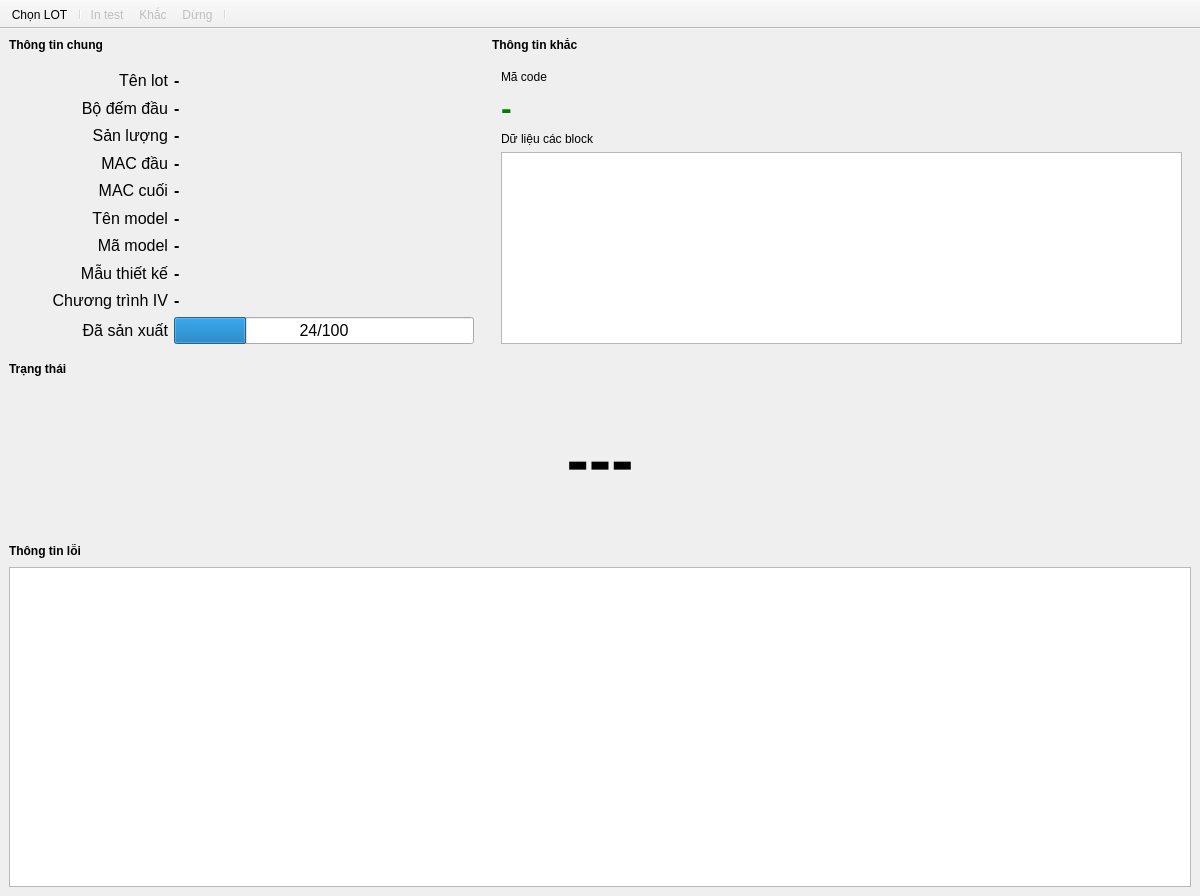
<?xml version="1.0" encoding="UTF-8"?>
<ui version="4.0">
 <class>MarkWindow</class>
 <widget class="QMainWindow" name="MarkWindow">
  <property name="geometry">
   <rect>
    <x>0</x>
    <y>0</y>
    <width>1200</width>
    <height>896</height>
   </rect>
  </property>
  <property name="windowTitle">
   <string>MainWindow</string>
  </property>
  <widget class="QWidget" name="centralwidget">
   <layout class="QGridLayout" name="gridLayout_2">
    <property name="leftMargin">
     <number>9</number>
    </property>
    <property name="topMargin">
     <number>9</number>
    </property>
    <property name="rightMargin">
     <number>9</number>
    </property>
    <property name="bottomMargin">
     <number>9</number>
    </property>
    <property name="spacing">
     <number>9</number>
    </property>
    <item row="2" column="0" colspan="2">
     <widget class="QLabel" name="label_14">
      <property name="font">
       <font>
        <bold>true</bold>
       </font>
      </property>
      <property name="text">
       <string>Trạng thái</string>
      </property>
     </widget>
    </item>
    <item row="5" column="0" colspan="2">
     <widget class="HxTableView" name="tbvErrors">
      <property name="editTriggers">
       <set>QAbstractItemView::EditTrigger::NoEditTriggers</set>
      </property>
      <attribute name="horizontalHeaderMinimumSectionSize">
       <number>125</number>
      </attribute>
      <attribute name="horizontalHeaderStretchLastSection">
       <bool>true</bool>
      </attribute>
      <attribute name="verticalHeaderDefaultSectionSize">
       <number>24</number>
      </attribute>
     </widget>
    </item>
    <item row="1" column="0">
     <widget class="QWidget" name="widget_2" native="true">
      <property name="sizePolicy">
       <sizepolicy hsizetype="Fixed" vsizetype="Preferred">
        <horstretch>0</horstretch>
        <verstretch>0</verstretch>
       </sizepolicy>
      </property>
      <layout class="QGridLayout" name="gridLayout_4">
       <item row="7" column="0">
        <widget class="QLabel" name="label_6">
         <property name="font">
          <font>
           <pointsize>12</pointsize>
           <bold>false</bold>
          </font>
         </property>
         <property name="text">
          <string>Mẫu thiết kế</string>
         </property>
         <property name="alignment">
          <set>Qt::AlignmentFlag::AlignRight|Qt::AlignmentFlag::AlignTrailing|Qt::AlignmentFlag::AlignVCenter</set>
         </property>
        </widget>
       </item>
       <item row="1" column="1">
        <widget class="QLabel" name="lblCounterStart">
         <property name="font">
          <font>
           <pointsize>12</pointsize>
           <bold>true</bold>
          </font>
         </property>
         <property name="text">
          <string>-</string>
         </property>
        </widget>
       </item>
       <item row="6" column="0">
        <widget class="QLabel" name="label_3">
         <property name="font">
          <font>
           <pointsize>12</pointsize>
           <bold>false</bold>
          </font>
         </property>
         <property name="text">
          <string>Mã model</string>
         </property>
         <property name="alignment">
          <set>Qt::AlignmentFlag::AlignRight|Qt::AlignmentFlag::AlignTrailing|Qt::AlignmentFlag::AlignVCenter</set>
         </property>
        </widget>
       </item>
       <item row="8" column="1">
        <widget class="QLabel" name="lblIVProgram">
         <property name="font">
          <font>
           <pointsize>12</pointsize>
           <bold>true</bold>
          </font>
         </property>
         <property name="text">
          <string>-</string>
         </property>
         <property name="alignment">
          <set>Qt::AlignmentFlag::AlignLeading|Qt::AlignmentFlag::AlignLeft|Qt::AlignmentFlag::AlignVCenter</set>
         </property>
        </widget>
       </item>
       <item row="2" column="1">
        <widget class="QLabel" name="lblQuantity">
         <property name="font">
          <font>
           <pointsize>12</pointsize>
           <bold>true</bold>
          </font>
         </property>
         <property name="text">
          <string>-</string>
         </property>
        </widget>
       </item>
       <item row="7" column="1">
        <widget class="QLabel" name="lblDesign">
         <property name="font">
          <font>
           <pointsize>12</pointsize>
           <bold>true</bold>
          </font>
         </property>
         <property name="text">
          <string>-</string>
         </property>
         <property name="alignment">
          <set>Qt::AlignmentFlag::AlignLeading|Qt::AlignmentFlag::AlignLeft|Qt::AlignmentFlag::AlignVCenter</set>
         </property>
        </widget>
       </item>
       <item row="2" column="0">
        <widget class="QLabel" name="label_11">
         <property name="font">
          <font>
           <pointsize>12</pointsize>
           <bold>false</bold>
          </font>
         </property>
         <property name="text">
          <string>Sản lượng</string>
         </property>
         <property name="alignment">
          <set>Qt::AlignmentFlag::AlignRight|Qt::AlignmentFlag::AlignTrailing|Qt::AlignmentFlag::AlignVCenter</set>
         </property>
        </widget>
       </item>
       <item row="4" column="1">
        <widget class="QLabel" name="lblSerialEnd">
         <property name="font">
          <font>
           <pointsize>12</pointsize>
           <bold>true</bold>
          </font>
         </property>
         <property name="text">
          <string>-</string>
         </property>
        </widget>
       </item>
       <item row="5" column="1">
        <widget class="QLabel" name="lblModelName">
         <property name="font">
          <font>
           <pointsize>12</pointsize>
           <bold>true</bold>
          </font>
         </property>
         <property name="text">
          <string>-</string>
         </property>
        </widget>
       </item>
       <item row="6" column="1">
        <widget class="QLabel" name="lblModelCode">
         <property name="font">
          <font>
           <pointsize>12</pointsize>
           <bold>true</bold>
          </font>
         </property>
         <property name="text">
          <string>-</string>
         </property>
        </widget>
       </item>
       <item row="3" column="1">
        <widget class="QLabel" name="lblSerialStart">
         <property name="font">
          <font>
           <pointsize>12</pointsize>
           <bold>true</bold>
          </font>
         </property>
         <property name="text">
          <string>-</string>
         </property>
        </widget>
       </item>
       <item row="4" column="0">
        <widget class="QLabel" name="label_5">
         <property name="font">
          <font>
           <pointsize>12</pointsize>
           <bold>false</bold>
          </font>
         </property>
         <property name="text">
          <string>MAC cuối</string>
         </property>
         <property name="alignment">
          <set>Qt::AlignmentFlag::AlignRight|Qt::AlignmentFlag::AlignTrailing|Qt::AlignmentFlag::AlignVCenter</set>
         </property>
        </widget>
       </item>
       <item row="5" column="0">
        <widget class="QLabel" name="label_2">
         <property name="font">
          <font>
           <pointsize>12</pointsize>
           <bold>false</bold>
          </font>
         </property>
         <property name="text">
          <string>Tên model</string>
         </property>
         <property name="alignment">
          <set>Qt::AlignmentFlag::AlignRight|Qt::AlignmentFlag::AlignTrailing|Qt::AlignmentFlag::AlignVCenter</set>
         </property>
        </widget>
       </item>
       <item row="1" column="0">
        <widget class="QLabel" name="label_13">
         <property name="font">
          <font>
           <pointsize>12</pointsize>
           <bold>false</bold>
          </font>
         </property>
         <property name="text">
          <string>Bộ đếm đầu</string>
         </property>
         <property name="alignment">
          <set>Qt::AlignmentFlag::AlignRight|Qt::AlignmentFlag::AlignTrailing|Qt::AlignmentFlag::AlignVCenter</set>
         </property>
        </widget>
       </item>
       <item row="0" column="0">
        <widget class="QLabel" name="label">
         <property name="minimumSize">
          <size>
           <width>150</width>
           <height>0</height>
          </size>
         </property>
         <property name="font">
          <font>
           <pointsize>12</pointsize>
           <bold>false</bold>
          </font>
         </property>
         <property name="text">
          <string>Tên lot</string>
         </property>
         <property name="alignment">
          <set>Qt::AlignmentFlag::AlignRight|Qt::AlignmentFlag::AlignTrailing|Qt::AlignmentFlag::AlignVCenter</set>
         </property>
        </widget>
       </item>
       <item row="3" column="0">
        <widget class="QLabel" name="label_4">
         <property name="font">
          <font>
           <pointsize>12</pointsize>
           <bold>false</bold>
          </font>
         </property>
         <property name="text">
          <string>MAC đầu</string>
         </property>
         <property name="alignment">
          <set>Qt::AlignmentFlag::AlignRight|Qt::AlignmentFlag::AlignTrailing|Qt::AlignmentFlag::AlignVCenter</set>
         </property>
        </widget>
       </item>
       <item row="0" column="1">
        <widget class="QLabel" name="lblLotName">
         <property name="minimumSize">
          <size>
           <width>300</width>
           <height>0</height>
          </size>
         </property>
         <property name="font">
          <font>
           <pointsize>12</pointsize>
           <bold>true</bold>
          </font>
         </property>
         <property name="text">
          <string>-</string>
         </property>
        </widget>
       </item>
       <item row="8" column="0">
        <widget class="QLabel" name="label_7">
         <property name="font">
          <font>
           <pointsize>12</pointsize>
           <bold>false</bold>
          </font>
         </property>
         <property name="text">
          <string>Chương trình IV</string>
         </property>
         <property name="alignment">
          <set>Qt::AlignmentFlag::AlignRight|Qt::AlignmentFlag::AlignTrailing|Qt::AlignmentFlag::AlignVCenter</set>
         </property>
        </widget>
       </item>
       <item row="9" column="0">
        <widget class="QLabel" name="label_10">
         <property name="minimumSize">
          <size>
           <width>150</width>
           <height>0</height>
          </size>
         </property>
         <property name="font">
          <font>
           <pointsize>12</pointsize>
           <bold>false</bold>
          </font>
         </property>
         <property name="text">
          <string>Đã sản xuất</string>
         </property>
         <property name="alignment">
          <set>Qt::AlignmentFlag::AlignRight|Qt::AlignmentFlag::AlignTrailing|Qt::AlignmentFlag::AlignVCenter</set>
         </property>
        </widget>
       </item>
       <item row="9" column="1">
        <widget class="QProgressBar" name="pgbProgress">
         <property name="font">
          <font>
           <pointsize>12</pointsize>
           <bold>false</bold>
          </font>
         </property>
         <property name="value">
          <number>24</number>
         </property>
         <property name="alignment">
          <set>Qt::AlignmentFlag::AlignCenter</set>
         </property>
         <property name="textDirection">
          <enum>QProgressBar::Direction::TopToBottom</enum>
         </property>
         <property name="format">
          <string>%v/%m</string>
         </property>
        </widget>
       </item>
      </layout>
     </widget>
    </item>
    <item row="1" column="1">
     <widget class="QWidget" name="widget" native="true">
      <property name="sizePolicy">
       <sizepolicy hsizetype="Expanding" vsizetype="Preferred">
        <horstretch>0</horstretch>
        <verstretch>0</verstretch>
       </sizepolicy>
      </property>
      <property name="minimumSize">
       <size>
        <width>0</width>
        <height>53</height>
       </size>
      </property>
      <layout class="QGridLayout" name="gridLayout_3">
       <item row="1" column="0" colspan="2">
        <widget class="QLabel" name="lblBarcode">
         <property name="font">
          <font>
           <pointsize>-1</pointsize>
           <bold>true</bold>
          </font>
         </property>
         <property name="styleSheet">
          <string notr="true">color:green;
font-size:32px;</string>
         </property>
         <property name="text">
          <string>-</string>
         </property>
        </widget>
       </item>
       <item row="0" column="1">
        <widget class="QLabel" name="lblFormat">
         <property name="sizePolicy">
          <sizepolicy hsizetype="Expanding" vsizetype="Preferred">
           <horstretch>0</horstretch>
           <verstretch>0</verstretch>
          </sizepolicy>
         </property>
         <property name="styleSheet">
          <string notr="true">color:rgb(0, 85, 255)</string>
         </property>
         <property name="text">
          <string/>
         </property>
        </widget>
       </item>
       <item row="0" column="0">
        <widget class="QLabel" name="label_8">
         <property name="text">
          <string>Mã code</string>
         </property>
        </widget>
       </item>
       <item row="3" column="0" colspan="2">
        <widget class="HxTableView" name="tbvBlocks">
         <property name="sizePolicy">
          <sizepolicy hsizetype="Expanding" vsizetype="Preferred">
           <horstretch>0</horstretch>
           <verstretch>0</verstretch>
          </sizepolicy>
         </property>
         <property name="font">
          <font>
           <pointsize>16</pointsize>
          </font>
         </property>
         <property name="editTriggers">
          <set>QAbstractItemView::EditTrigger::NoEditTriggers</set>
         </property>
         <attribute name="horizontalHeaderVisible">
          <bool>false</bool>
         </attribute>
         <attribute name="horizontalHeaderStretchLastSection">
          <bool>true</bool>
         </attribute>
         <attribute name="verticalHeaderVisible">
          <bool>false</bool>
         </attribute>
        </widget>
       </item>
       <item row="2" column="0" colspan="2">
        <widget class="QLabel" name="label_9">
         <property name="text">
          <string>Dữ liệu các block</string>
         </property>
        </widget>
       </item>
      </layout>
     </widget>
    </item>
    <item row="4" column="0">
     <widget class="QLabel" name="label_12">
      <property name="font">
       <font>
        <bold>true</bold>
       </font>
      </property>
      <property name="text">
       <string>Thông tin lỗi</string>
      </property>
     </widget>
    </item>
    <item row="3" column="0" colspan="2">
     <widget class="QLabel" name="lblStatus">
      <property name="minimumSize">
       <size>
        <width>0</width>
        <height>150</height>
       </size>
      </property>
      <property name="font">
       <font>
        <pointsize>50</pointsize>
        <bold>true</bold>
       </font>
      </property>
      <property name="text">
       <string>---</string>
      </property>
      <property name="alignment">
       <set>Qt::AlignmentFlag::AlignCenter</set>
      </property>
     </widget>
    </item>
    <item row="0" column="1">
     <widget class="QLabel" name="label_16">
      <property name="font">
       <font>
        <bold>true</bold>
       </font>
      </property>
      <property name="text">
       <string>Thông tin khắc</string>
      </property>
     </widget>
    </item>
    <item row="0" column="0">
     <widget class="QLabel" name="label_15">
      <property name="font">
       <font>
        <bold>true</bold>
       </font>
      </property>
      <property name="text">
       <string>Thông tin chung</string>
      </property>
     </widget>
    </item>
   </layout>
  </widget>
  <widget class="QToolBar" name="toolBar">
   <property name="windowTitle">
    <string>toolBar</string>
   </property>
   <property name="movable">
    <bool>false</bool>
   </property>
   <property name="iconSize">
    <size>
     <width>24</width>
     <height>24</height>
    </size>
   </property>
   <property name="toolButtonStyle">
    <enum>Qt::ToolButtonStyle::ToolButtonTextBesideIcon</enum>
   </property>
   <attribute name="toolBarArea">
    <enum>TopToolBarArea</enum>
   </attribute>
   <attribute name="toolBarBreak">
    <bool>false</bool>
   </attribute>
   <addaction name="actionSelect"/>
   <addaction name="separator"/>
   <addaction name="actionMark"/>
   <addaction name="actionRun"/>
   <addaction name="actionStop"/>
   <addaction name="separator"/>
  </widget>
  <action name="actionRun">
   <property name="enabled">
    <bool>false</bool>
   </property>
   <property name="icon">
    <iconset resource="../Assets/Icons/icons.qrc">
     <normaloff>:/flash_on_48px.png</normaloff>:/flash_on_48px.png</iconset>
   </property>
   <property name="text">
    <string>Khắc</string>
   </property>
   <property name="toolTip">
    <string>&lt;html&gt;&lt;head/&gt;&lt;body&gt;&lt;p&gt;&lt;span style=&quot; font-weight:700; color:#5555ff;&quot;&gt;Khắc&lt;/span&gt;&lt;/p&gt;&lt;p&gt;&lt;span style=&quot; color:#404040;&quot;&gt;Click vào nút nhấn này, phần mềm sẽ kết nối với thiết bị chấp hành và bắt đầu hoạt động sản xuất liên tục.&lt;/span&gt;&lt;/p&gt;&lt;/body&gt;&lt;/html&gt;</string>
   </property>
  </action>
  <action name="actionStop">
   <property name="enabled">
    <bool>false</bool>
   </property>
   <property name="icon">
    <iconset resource="../Assets/Icons/icons.qrc">
     <normaloff>:/stop_48px.png</normaloff>:/stop_48px.png</iconset>
   </property>
   <property name="text">
    <string>Dừng</string>
   </property>
   <property name="toolTip">
    <string>&lt;html&gt;&lt;head/&gt;&lt;body&gt;&lt;p&gt;&lt;span style=&quot; font-weight:700; color:#ff0000;&quot;&gt;Dừng&lt;/span&gt;&lt;/p&gt;&lt;p&gt;&lt;span style=&quot; color:#404040;&quot;&gt;Click vào nút nhấn này, thiết bị đang hoạt động sản xuất sẽ chuyển sang trạng thái chờ.&lt;/span&gt;&lt;/p&gt;&lt;/body&gt;&lt;/html&gt;</string>
   </property>
  </action>
  <action name="actionSelect">
   <property name="icon">
    <iconset resource="../Assets/Icons/icons.qrc">
     <normaloff>:/Blue Pointer_48px.png</normaloff>:/Blue Pointer_48px.png</iconset>
   </property>
   <property name="text">
    <string>Chọn LOT</string>
   </property>
   <property name="toolTip">
    <string>&lt;html&gt;&lt;head/&gt;&lt;body&gt;&lt;p&gt;&lt;span style=&quot; font-weight:700; color:#5555ff;&quot;&gt;Chọn lot&lt;/span&gt;&lt;/p&gt;&lt;p&gt;&lt;span style=&quot; color:#404040;&quot;&gt;Click vào nút nhấn này, màn hình sẽ chuyển sang hiển thị danh sách các lot hiện có.&lt;/span&gt;&lt;/p&gt;&lt;p&gt;&lt;span style=&quot; color:#404040;&quot;&gt;Để có thể chọn một lot trong danh sách đó và khắc.&lt;/span&gt;&lt;/p&gt;&lt;/body&gt;&lt;/html&gt;</string>
   </property>
  </action>
  <action name="actionMark">
   <property name="enabled">
    <bool>false</bool>
   </property>
   <property name="icon">
    <iconset resource="../Assets/Icons/icons.qrc">
     <normaloff>:/flash_on_48px.png</normaloff>:/flash_on_48px.png</iconset>
   </property>
   <property name="text">
    <string>In test</string>
   </property>
   <property name="toolTip">
    <string>&lt;html&gt;&lt;head/&gt;&lt;body&gt;&lt;p&gt;&lt;span style=&quot; font-weight:700; color:#5555ff;&quot;&gt;In test&lt;/span&gt;&lt;/p&gt;&lt;p&gt;&lt;span style=&quot; color:#404040;&quot;&gt;Click vào nút nhấn này, máy sẽ khắc thử một bản.&lt;/span&gt;&lt;/p&gt;&lt;p&gt;&lt;span style=&quot; color:#404040;&quot;&gt;Thông tin khắc sẽ không được ghi lại, không làm thay đổi thông tin đã hoặc các trạng thái in của lot.&lt;/span&gt;&lt;/p&gt;&lt;/body&gt;&lt;/html&gt;</string>
   </property>
  </action>
 </widget>
 <customwidgets>
  <customwidget>
   <class>HxTableView</class>
   <extends>QTableView</extends>
   <header>HxTableView.h</header>
  </customwidget>
 </customwidgets>
 <resources>
  <include location="../Assets/Icons/icons.qrc"/>
 </resources>
 <connections/>
</ui>
